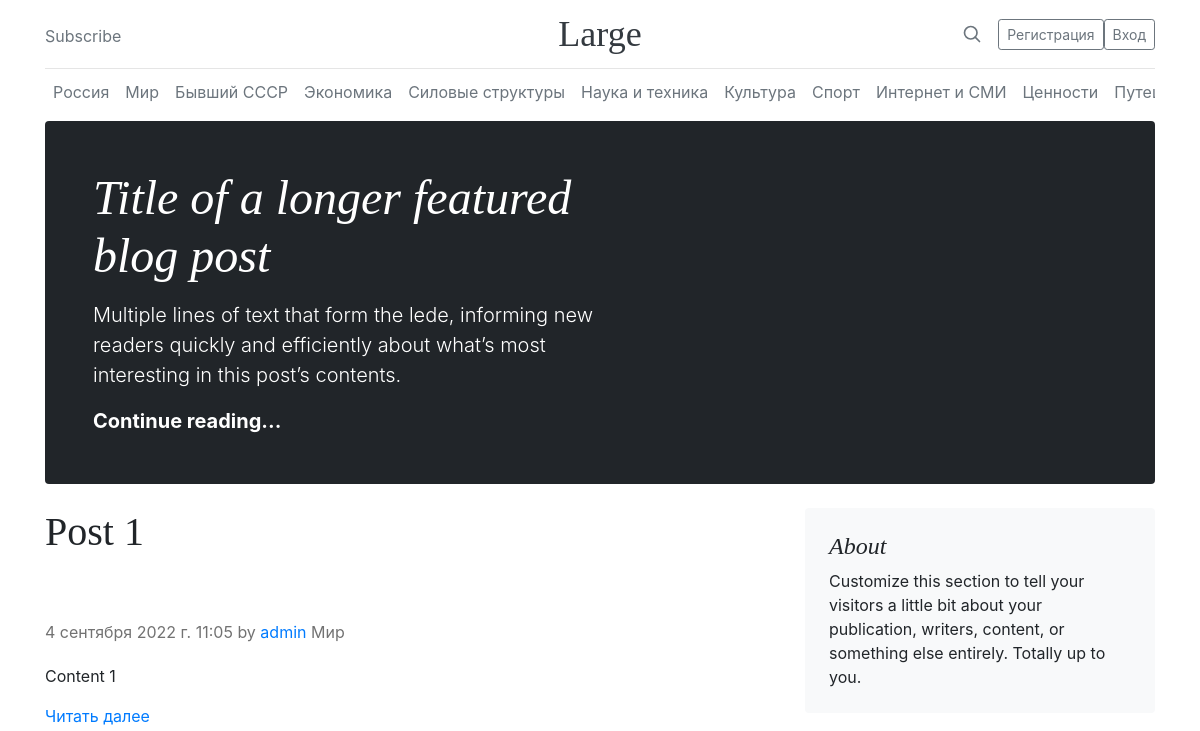
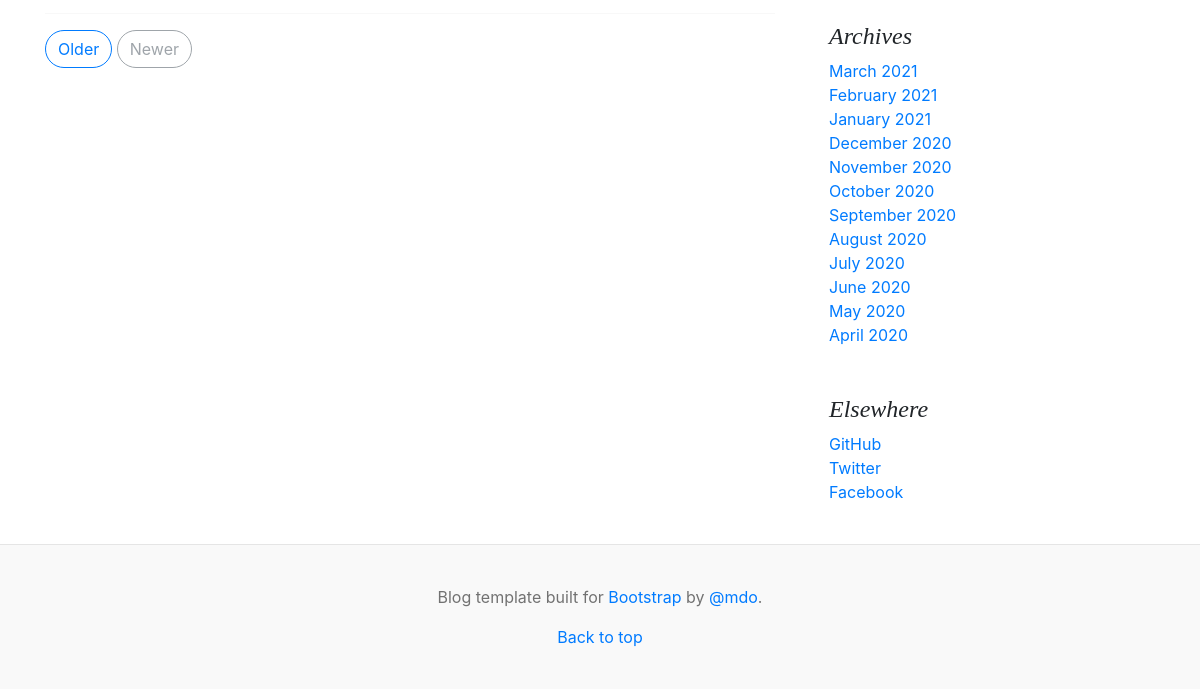
Before: /category/2 with the older database file (2 pictures, top to bottom).
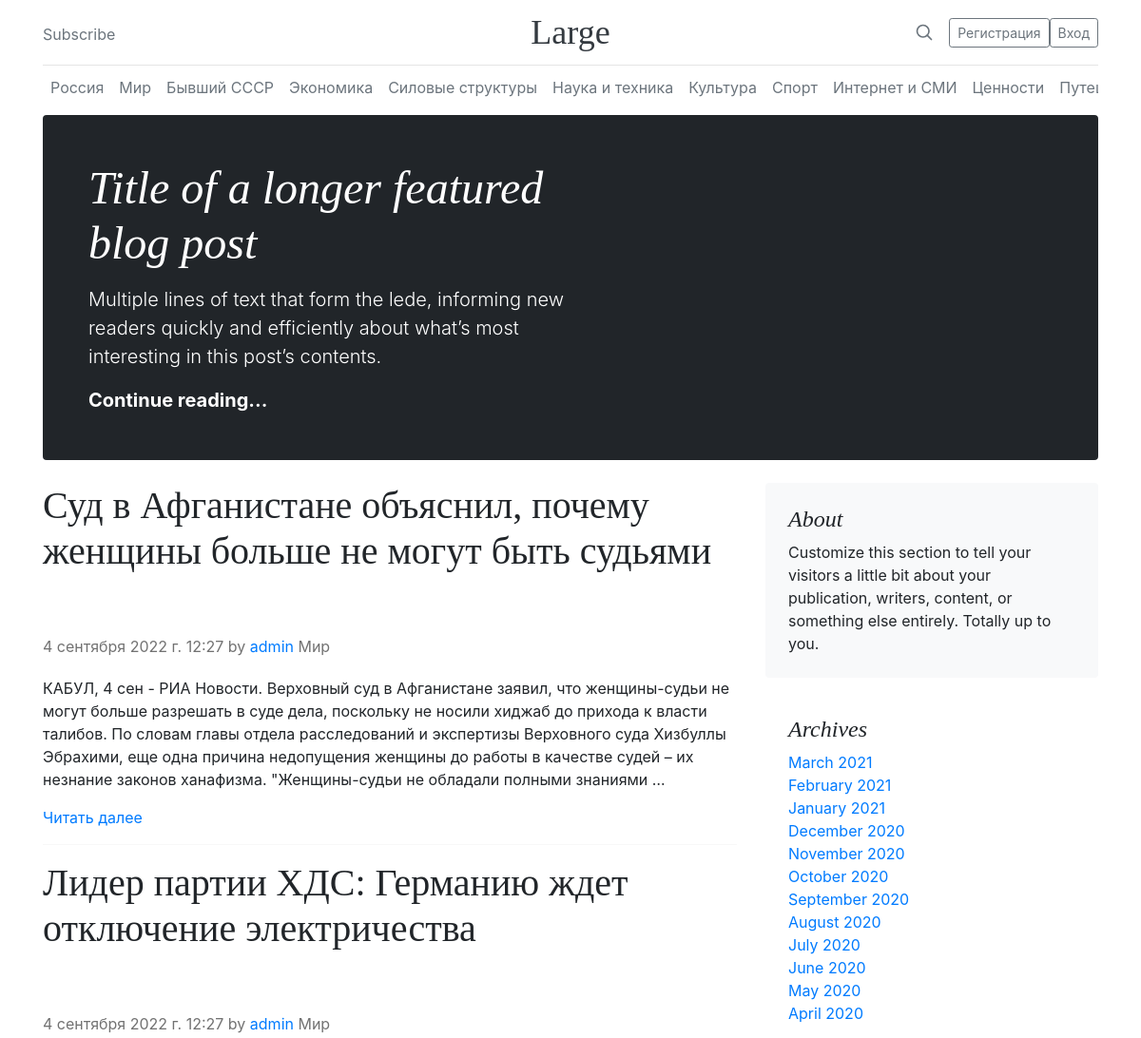
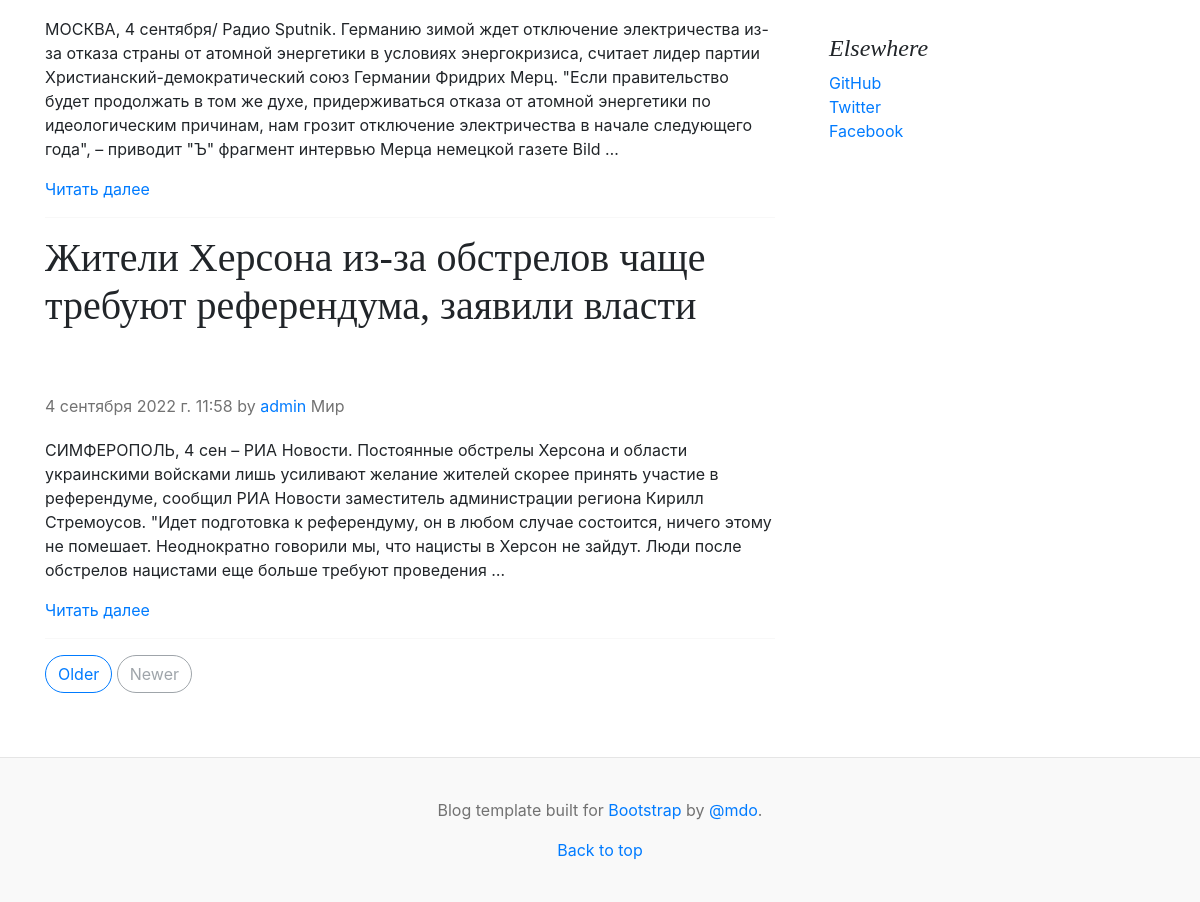
After: the same page with the newer database file (2 pictures, top to bottom).
### blog/models.py (models this page shows, shortened)
class Post(models.Model):
    RUSSIA = '1'
    WORLD = '2'
    EX_USSR = '3'
    ECONOMY = '4'
    FORCE_STRUCTURES = '5'
    SCIENCE_AND_TECHNOLOGY = '6'
    CULTURE = '7'
    SPORT = '8'
    INTERNET_AND_MASS_MEDIA = '9'
    VALUES = '10'
    TRAVELS = '11'
    FROM_THE_LIFE = '12'
    CATEGORY = (
        (None, 'Выберите категорию'),
        (RUSSIA, 'Россия'),
        (WORLD, 'Мир'),
        (EX_USSR, 'Бывший СССР'),
        (ECONOMY, 'Экономика'),
        (FORCE_STRUCTURES, 'Силовые структуры'),
        (SCIENCE_AND_TECHNOLOGY, 'Наука и техника'),
        (CULTURE, 'Культура'),
        (SPORT, 'Спорт'),
        (INTERNET_AND_MASS_MEDIA, 'Интернет и СМИ'),
        (VALUES, 'Ценности'),
        (TRAVELS, 'Путешествия'),
        (FROM_THE_LIFE, 'Из жизни')
    )
    title = models.CharField(verbose_name='Название статьи', max_length=100)
    content = models.TextField(verbose_name='Содержание статьи')
    image = models.ImageField(
        verbose_name='Фото',
        upload_to='%Y/%m/%d/',
        blank=True
    )
    publication_date = models.DateTimeField(
        verbose_name='Дата публикации',
        default=timezone.now
    )
    owner = models.ForeignKey(User, on_delete=models.CASCADE, verbose_name='Автор')
    category = models.CharField(
        max_length=2,
        choices=CATEGORY
    )
    slug = models.SlugField(unique=True)
    class Meta:
        ordering = ['-publication_date']

class User(models.Model):
    username = models.CharField(
        verbose_name='Имя пользователя',
        max_length=20,
        unique=True
    )
    first_name = models.CharField(
        verbose_name='Имя',
        max_length=20,
        blank=True
    )  # not required
    last_name = models.CharField(
        verbose_name='Фамилия',
        max_length=20,
        blank=True
    )  # not required
    email = models.EmailField(
        verbose_name='Email адрес',
        unique=True
    )
    registration_date = models.DateTimeField(
        verbose_name='Дата регистрации',
        default=timezone.now
    )
    class Meta:
        ordering = ['username']
    def __str__(self):
        return self.username

### blog/views.py (the view)
# urls.py: path('category/<str:category>', views.posts_by_category, name='posts_by_category'),
def posts_by_category(request, category):
    posts_list = Post.objects.filter(category=category)
    context = {
        'posts_list': posts_list,
        'category_name': category
    }
    return render(
        request,
        'blog/index.html',
        context
    )

### blog/templates/blog/index.html
{% extends "blog/base.html" %}
{% block content %}
<div class="p-4 p-md-5 mb-4 rounded text-bg-dark">
    <div class="col-md-6 px-0">
        <h1 class="display-4 fst-italic">Title of a longer featured blog post</h1>
        <p class="lead my-3">Multiple lines of text that form the lede, informing new readers quickly and efficiently about what’s most interesting in this post’s contents.</p>
        <p class="lead mb-0"><a href="#" class="text-white fw-bold">Continue reading...</a></p>
    </div>
</div>
<div class="row g-5">
    <div class="col-md-8">
        {% if posts_list %}
        {% for post in posts_list %}
            <article class="blog-post">
                <h2 class="blog-post-title mb-1">{{ post.title }}</h2>
            </article>
            <p class="blog-post-meta">
                {{ post.publication_date }} by <a href="#">{{ post.owner }}</a>
                {{ post.get_category_display }}
            </p>
            <p>
                {{ post.content | truncatewords:60 }}
            </p>
            <a href="{% url 'blog:post_detail' post.id %}">Читать далее</a>
            <hr>
        {% endfor %}
        {% else %}
            <p>No posts are published yet.</p>
        {% endif %}
        <nav class="blog-pagination" aria-label="Pagination">
            <a class="btn btn-outline-primary rounded-pill" href="#">Older</a>
            <a class="btn btn-outline-secondary rounded-pill disabled">Newer</a>
        </nav>
    </div>
    <div class="col-md-4">
      <div class="position-sticky" style="top: 2rem;">
        <div class="p-4 mb-3 bg-light rounded">
          <h4 class="fst-italic">About</h4>
          <p class="mb-0">Customize this section to tell your visitors a little bit about your publication, writers, content, or something else entirely. Totally up to you.</p>
        </div>
        <div class="p-4">
          <h4 class="fst-italic">Archives</h4>
          <ol class="list-unstyled mb-0">
            <li><a href="#">March 2021</a></li>
            <li><a href="#">February 2021</a></li>
            <li><a href="#">January 2021</a></li>
            <li><a href="#">December 2020</a></li>
            <li><a href="#">November 2020</a></li>
            <li><a href="#">October 2020</a></li>
            <li><a href="#">September 2020</a></li>
            <li><a href="#">August 2020</a></li>
            <li><a href="#">July 2020</a></li>
            <li><a href="#">June 2020</a></li>
            <li><a href="#">May 2020</a></li>
            <li><a href="#">April 2020</a></li>
          </ol>
        </div>
        <div class="p-4">
          <h4 class="fst-italic">Elsewhere</h4>
          <ol class="list-unstyled">
            <li><a href="#">GitHub</a></li>
            <li><a href="#">Twitter</a></li>
            <li><a href="#">Facebook</a></li>
          </ol>
        </div>
      </div>
    </div>
</div>
{% endblock content %}

Changed rows visible on the page:
removed Post: title "Post 1", publication_date "4 сентября 2022 г. 11:05", owner "admin", category "Мир", content "Content 1"
added Post: title "Суд в Афганистане объяснил, почему женщины больше не могут быть судьями", publication_date "4 сентября 2022 г. 12:27", owner "admin", category "Мир", content "КАБУЛ, 4 сен - РИА Новости. Верховный суд в Афганистане заявил, что женщины-судьи не могут больше разрешать в суде дела, поскольку не носили хиджаб до прихода к власти талибов. По словам главы отдела расследований и экспертизы Верховного суда Хизбуллы Эбрахими, еще одна причина недопущения женщины до работы в качестве судей – их незнание законов ханафизма. \"Женщины-судьи не обладали полными знаниями …"
added Post: title "Лидер партии ХДС: Германию ждет отключение электричества", publication_date "4 сентября 2022 г. 12:27", owner "admin", category "Мир", content "МОСКВА, 4 сентября/ Радио Sputnik. Германию зимой ждет отключение электричества из-за отказа страны от атомной энергетики в условиях энергокризиса, считает лидер партии Христианский-демократический союз Германии Фридрих Мерц. \"Если правительство будет продолжать в том же духе, придерживаться отказа от атомной энергетики по идеологическим причинам, нам грозит отключение электричества в начале следующего года\", – приводит \"Ъ\" фрагмент интервью Мерца немецкой газете Bild …"
added Post: title "Жители Херсона из-за обстрелов чаще требуют референдума, заявили власти", publication_date "4 сентября 2022 г. 11:58", owner "admin", category "Мир", content "СИМФЕРОПОЛЬ, 4 сен – РИА Новости. Постоянные обстрелы Херсона и области украинскими войсками лишь усиливают желание жителей скорее принять участие в референдуме, сообщил РИА Новости заместитель администрации региона Кирилл Стремоусов. \"Идет подготовка к референдуму, он в любом случае состоится, ничего этому не помешает. Неоднократно говорили мы, что нацисты в Херсон не зайдут. Люди после обстрелов нацистами еще больше требуют проведения …"
